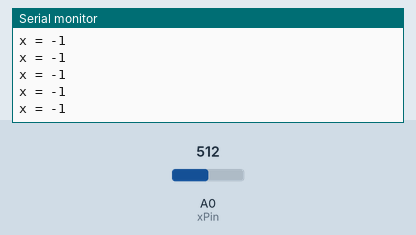
A sketch run on a simulated Arduino Uno, built with avr-gcc and run on an emulated ATmega328P. Shown: the last lines printed to the serial monitor. The inputs (shaded band) are chosen by the test bench; at power-on: A0 (xPin) = 512.

Above: at 4.9 s.
5.0 s: A0 (xPin) set to 703
At 5.4 s:
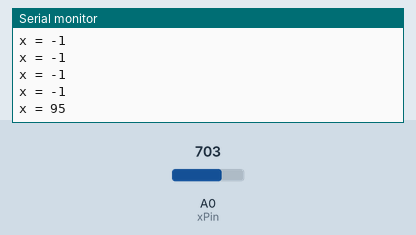
6.5 s: A0 (xPin) set to 726
At 6.9 s:
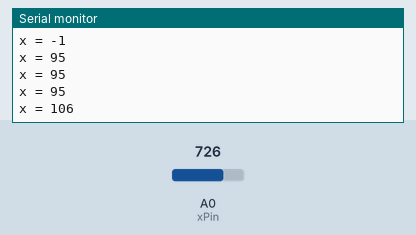
Timing chart, 0 to 9.5 s (numbered marks = the images above; inputs shaded):
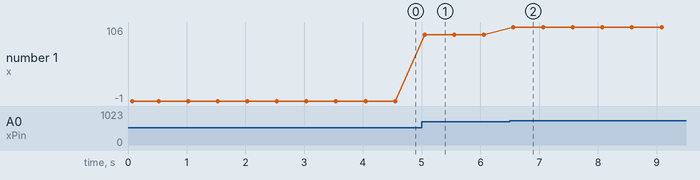

Measured:
- after the input at 5.0 s, the serial monitor: prints a new line after 0.05 s (image 1)
- after the input at 6.5 s, the serial monitor: prints a new line after 0.06 s (image 2)
- plotted number 1: -1 → 95 after the input at 5.0 s, 95 → 106 after the input at 6.5 s

The sketch:

hc05test.ino
```cpp
#include <SoftwareSerial.h>

//Create software serial object to communicate with HC-05
SoftwareSerial mySerial(3, 2); //HC-05 Tx & Rx is connected to Arduino #3 & #2
const int xPin = A0;
// const int zPin = A1;

void setup()
{
  //Begin serial communication with Arduino and Arduino IDE (Serial Monitor)
  Serial.begin(9600);

  //Begin serial communication with Arduino and HC-05
  mySerial.begin(9600);

  Serial.println("Initializing...");
  Serial.println("The device started, waiting to pair it with bluetooth!");
}

void loop()
{
  int xValue = analogRead(xPin);
  xValue = map(xValue, 0, 1023, -256, 255);
  // int zValue = analogRead(zPin);
  String result = String(xValue) /*+ ", z = " + String(zValue) */+ "\n";
  Serial.print("x = ");
  Serial.print(result);
  mySerial.write(result.c_str());
  int command;
  if(Serial.available())
  {
    // command = ;
    // Serial.print("Command = ");
    // Serial.println(command);
    mySerial.write(Serial.read());//Forward what Serial received to Software Serial Port
  }
  if(mySerial.available())
  {
    command = mySerial.read();
    command -= 48;
    if(command == 0)
    {
      Serial.print("Vehilce off: ");
    }
    else if(command == 1)
    {
      Serial.print("Moving Forward: ");
    }
    else if(command == 2)
    {
      Serial.print("Moving Backward: ");
    }
    else if(command == 4)
    {
      Serial.print("Error 404\n");
    }
    else
    {
      Serial.print(command);
      Serial.print(": Unknown Command\n");
    }
    // Serial.write();//Forward what Software Serial received to Serial Port
  }
  delay(500);
}
```
